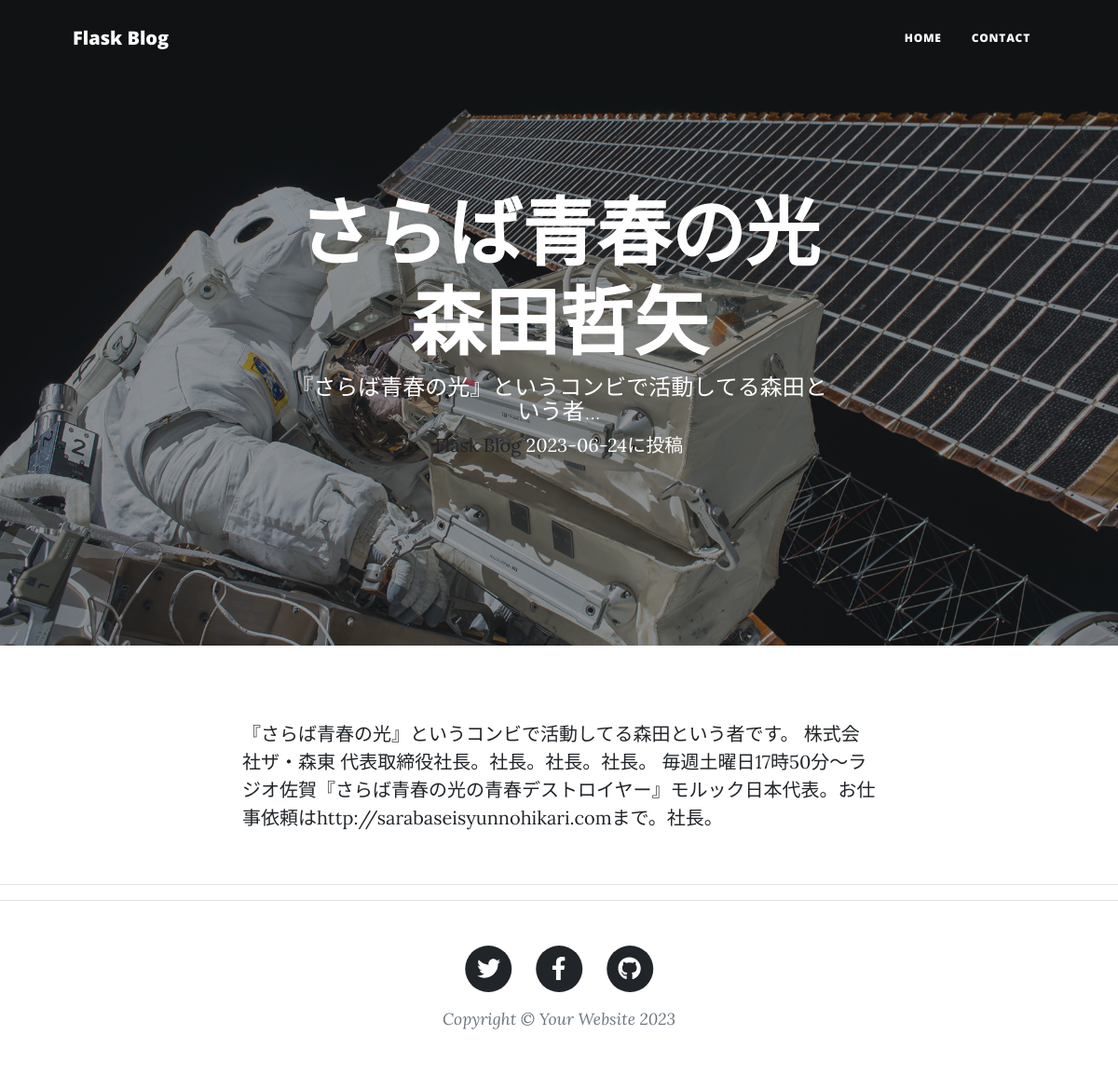
/entries/3, run on the app's committed database.
### apps/models.py (models this page shows)
class Blogpost(db.Model):
    __tablename__ = 'posted'
    id = db.Column(
        db.Integer,
        primary_key = True,
        autoincrement = True)
    title = db.Column(
        db.String(200),
        nullable = False)
    contents = db.Column(
        db.Text,
        nullable = False )
    create_at = db.Column(
        db.Date,
        default = datetime.today())

### apps/blogapp.py (the view)
@app.route('/entries/<int:id>')
def show_entry(id):
    entry = db.session.get(models.Blogpost, id)
    return render_template('post.html', entry=entry)

### apps/templates/post.html (shortened to what this page needs)
{% extends 'base.html' %}
        {% block header %}
        <header class="masthead" style="background-image: url('/static/assets/img/post-bg.jpg')">
            <div class="container position-relative px-4 px-lg-5">
                <div class="row gx-4 gx-lg-5 justify-content-center">
                    <div class="col-md-10 col-lg-8 col-xl-7">
                        <div class="site-heading">
                            <h1>{{ entry.title }}</h1>
                            <h2 class="subheading">{{entry.contents|truncate(30)}}</h2>
                            <span class="meta">
                                <a href="{{ url_for('index') }}">Flask Blog</a>
                                {{ entry.create_at }}に投稿
                            </span>
                        </div>
                    </div>
                </div>
            </div>
        </header>
        {% endblock %}
        {% block contents %}
        <article class="mb-4">
            <div class="container px-4 px-lg-5">
                <div class="row gx-4 gx-lg-5 justify-content-center">
                    <div class="col-md-10 col-lg-8 col-xl-7176">
                        <p>{{entry.contents}}</p>
                    </div>
                </div>
            </div>
        </article>
        <hr>
        {% endblock %}

### data on the page
Blogpost: title "さらば青春の光 森田哲矢", contents "『さらば青春の光』というコンビで活動してる森田という者...", create_at "2023-06-24", contents "『さらば青春の光』というコンビで活動してる森田という者です。 株式会社ザ・森東 代表取締役社長。社長。社長。社長。 毎週土曜日17時50分〜ラジオ佐賀『さらば青春の光の青春デストロイヤー』モルック日本代表。お仕事依頼はhttp://sarabaseisyunnohikari.comまで。社長。"
